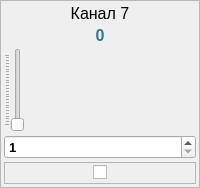
                 <widget class="QFrame" name="frPwr7">
                  <property name="minimumSize">
                   <size>
                    <width>80</width>
                    <height>0</height>
                   </size>
                  </property>
                  <property name="frameShape">
                   <enum>QFrame::StyledPanel</enum>
                  </property>
                  <property name="frameShadow">
                   <enum>QFrame::Raised</enum>
                  </property>
                  <layout class="QVBoxLayout" name="verticalLayout_12">
                   <property name="spacing">
                    <number>3</number>
                   </property>
                   <property name="leftMargin">
                    <number>3</number>
                   </property>
                   <property name="topMargin">
                    <number>3</number>
                   </property>
                   <property name="rightMargin">
                    <number>3</number>
                   </property>
                   <property name="bottomMargin">
                    <number>3</number>
                   </property>
                   <item>
                    <widget class="QLabel" name="lblTitlePwr7">
                     <property name="font">
                      <font>
                       <pointsize>12</pointsize>
                      </font>
                     </property>
                     <property name="text">
                      <string>Канал 7</string>
                     </property>
                     <property name="alignment">
                      <set>Qt::AlignCenter</set>
                     </property>
                    </widget>
                   </item>
                   <item>
                    <widget class="QLabel" name="lblValuePwr7">
                     <property name="palette">
                      <palette>
                       <active>
                        <colorrole role="WindowText">
                         <brush brushstyle="SolidPattern">
                          <color alpha="255">
                           <red>60</red>
                           <green>115</green>
                           <blue>138</blue>
                          </color>
                         </brush>
                        </colorrole>
                        <colorrole role="Text">
                         <brush brushstyle="SolidPattern">
                          <color alpha="255">
                           <red>10</red>
                           <green>121</green>
                           <blue>131</blue>
                          </color>
                         </brush>
                        </colorrole>
                       </active>
                       <inactive>
                        <colorrole role="WindowText">
                         <brush brushstyle="SolidPattern">
                          <color alpha="255">
                           <red>60</red>
                           <green>115</green>
                           <blue>138</blue>
                          </color>
                         </brush>
                        </colorrole>
                        <colorrole role="Text">
                         <brush brushstyle="SolidPattern">
                          <color alpha="255">
                           <red>10</red>
                           <green>121</green>
                           <blue>131</blue>
                          </color>
                         </brush>
                        </colorrole>
                       </inactive>
                       <disabled>
                        <colorrole role="WindowText">
                         <brush brushstyle="SolidPattern">
                          <color alpha="255">
                           <red>120</red>
                           <green>120</green>
                           <blue>120</blue>
                          </color>
                         </brush>
                        </colorrole>
                        <colorrole role="Text">
                         <brush brushstyle="SolidPattern">
                          <color alpha="255">
                           <red>120</red>
                           <green>120</green>
                           <blue>120</blue>
                          </color>
                         </brush>
                        </colorrole>
                       </disabled>
                      </palette>
                     </property>
                     <property name="font">
                      <font>
                       <pointsize>12</pointsize>
                       <weight>75</weight>
                       <bold>true</bold>
                      </font>
                     </property>
                     <property name="text">
                      <string>0</string>
                     </property>
                     <property name="alignment">
                      <set>Qt::AlignCenter</set>
                     </property>
                    </widget>
                   </item>
                   <item>
                    <widget class="QSlider" name="sldPwr7">
                     <property name="minimum">
                      <number>1</number>
                     </property>
                     <property name="maximum">
                      <number>250</number>
                     </property>
                     <property name="orientation">
                      <enum>Qt::Vertical</enum>
                     </property>
                     <property name="tickPosition">
                      <enum>QSlider::TicksAbove</enum>
                     </property>
                     <property name="tickInterval">
                      <number>10</number>
                     </property>
                    </widget>
                   </item>
                   <item>
                    <widget class="QSpinBox" name="edValuePwr7">
                     <property name="font">
                      <font>
                       <pointsize>10</pointsize>
                       <weight>75</weight>
                       <bold>true</bold>
                      </font>
                     </property>
                     <property name="minimum">
                      <number>1</number>
                     </property>
                     <property name="maximum">
                      <number>250</number>
                     </property>
                     <property name="singleStep">
                      <number>10</number>
                     </property>
                    </widget>
                   </item>
                   <item>
                    <widget class="QFrame" name="frCbPwr7">
                     <property name="frameShape">
                      <enum>QFrame::StyledPanel</enum>
                     </property>
                     <property name="frameShadow">
                      <enum>QFrame::Raised</enum>
                     </property>
                     <layout class="QHBoxLayout" name="horizontalLayout_13">
                      <property name="spacing">
                       <number>0</number>
                      </property>
                      <property name="leftMargin">
                       <number>0</number>
                      </property>
                      <property name="topMargin">
                       <number>0</number>
                      </property>
                      <property name="rightMargin">
                       <number>0</number>
                      </property>
                      <property name="bottomMargin">
                       <number>0</number>
                      </property>
                      <item>
                       <spacer name="horizontalSpacer_13">
                        <property name="orientation">
                         <enum>Qt::Horizontal</enum>
                        </property>
                        <property name="sizeHint" stdset="0">
                         <size>
                          <width>24</width>
                          <height>20</height>
                         </size>
                        </property>
                       </spacer>
                      </item>
                      <item>
                       <widget class="QCheckBox" name="cbPwr7">
                        <property name="text">
                         <string/>
                        </property>
                       </widget>
                      </item>
                      <item>
                       <spacer name="horizontalSpacer_14">
                        <property name="orientation">
                         <enum>Qt::Horizontal</enum>
                        </property>
                        <property name="sizeHint" stdset="0">
                         <size>
                          <width>24</width>
                          <height>20</height>
                         </size>
                        </property>
                       </spacer>
                      </item>
                     </layout>
                    </widget>
                   </item>
                  </layout>
                 </widget>
